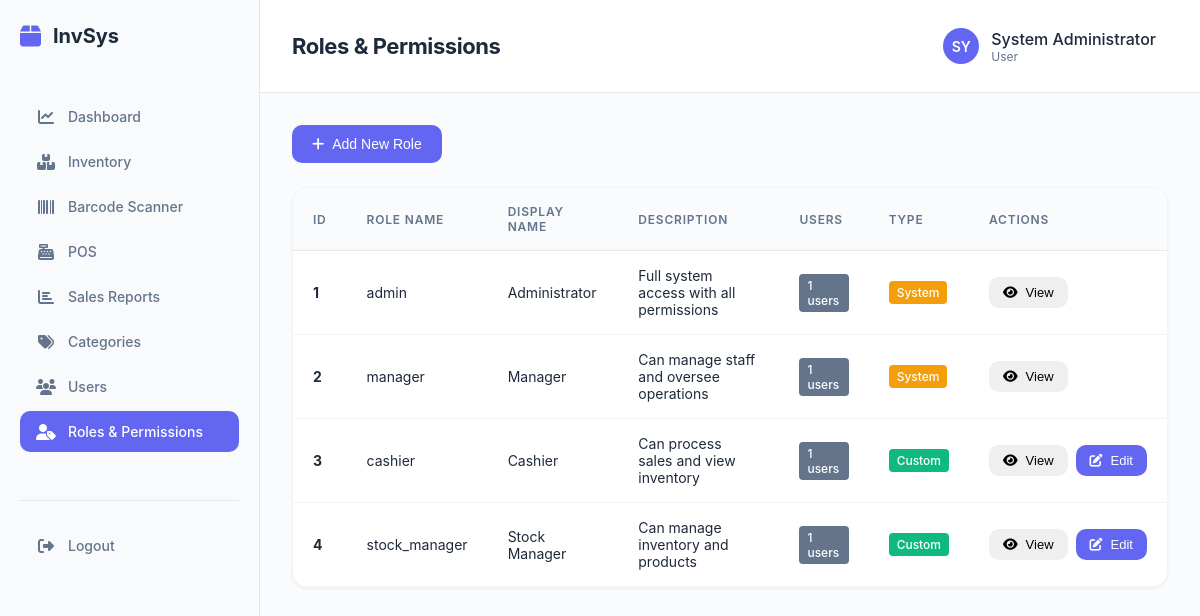
Screenshot of /index.php?page=roles (signed in) with the database file from the repository.
### tables this page shows
CREATE TABLE users (
    id INT AUTO_INCREMENT PRIMARY KEY,
    username VARCHAR(50) NOT NULL UNIQUE,
    password VARCHAR(255) NOT NULL,
    email VARCHAR(100) NOT NULL UNIQUE,
    full_name VARCHAR(100) NOT NULL,
    role_id INT NOT NULL,
    is_active TINYINT(1) DEFAULT 1,
    created_by INT,
    created_at TIMESTAMP DEFAULT CURRENT_TIMESTAMP,
    updated_at TIMESTAMP DEFAULT CURRENT_TIMESTAMP ON UPDATE CURRENT_TIMESTAMP,
    FOREIGN KEY (role_id) REFERENCES roles(id) ON DELETE RESTRICT,
    FOREIGN KEY (created_by) REFERENCES users(id) ON DELETE SET NULL
);

CREATE TABLE roles (
    id INT AUTO_INCREMENT PRIMARY KEY,
    name VARCHAR(50) NOT NULL UNIQUE,
    display_name VARCHAR(100) NOT NULL,
    description TEXT,
    is_system TINYINT(1) DEFAULT 0,
    created_at TIMESTAMP DEFAULT CURRENT_TIMESTAMP,
    updated_at TIMESTAMP DEFAULT CURRENT_TIMESTAMP ON UPDATE CURRENT_TIMESTAMP
);

### config/auth.php (called while the page is built, shortened)
<?php
require __DIR__ . "/database.php";
function hasPermission($permission_name) {
    global $conn;
    $user_id = $_SESSION['user_id'];
    $query = "SELECT COUNT(*) as has_perm FROM users u
              JOIN role_permissions rp ON u.role_id = rp.role_id
              JOIN permissions p ON rp.permission_id = p.id
              WHERE u.id = '$user_id' AND p.name = '$permission_name'";
    $result = mysqli_query($conn, $query);
    if ($result) {
        $row = mysqli_fetch_assoc($result);
        return $row['has_perm'] > 0;
    }
    return false;
}
function isLoggedIn() {
    return isset($_SESSION['user_id']);
}
function getCurrentUser() {
    global $conn;
    $user_id = $_SESSION['user_id'];
    $query = "SELECT u.id, u.username, u.email, u.full_name, u.is_active, u.created_by,
              r.id as role_id, r.name as role, r.display_name as role_display_name
              FROM users u
              JOIN roles r ON u.role_id = r.id
              WHERE u.id = '$user_id'";
    $result = mysqli_query($conn, $query);
    if ($result && mysqli_num_rows($result) > 0) {
        return mysqli_fetch_assoc($result);
    }
    return null;
}
function canViewUsers() {
    return hasPermission('users_view');
}
function canViewRoles() {
    return hasPermission('roles_view');
}
function canViewCategories() {
    return hasPermission('categories_view');
}
?>

### views/roles.php (the view, shortened to what this page needs)
<div class="controls" style="margin-bottom: 24px;">
    <button type="button" class="btn btn-primary" onclick="openRoleModal()">
        <i class="fas fa-plus"></i> Add New Role
    </button>
</div>
<div class="table-container">
    <table>
        <thead>
            <tr>
                <th>ID</th>
                <th>Role Name</th>
                <th>Display Name</th>
                <th>Description</th>
                <th>Users</th>
                <th>Type</th>
                <th>Actions</th>
            </tr>
        </thead>
        <tbody>
            <?php
            $roles_query = "SELECT r.*, COUNT(DISTINCT u.id) as user_count
                           FROM roles r
                           LEFT JOIN users u ON r.id = u.role_id
                           GROUP BY r.id
                           ORDER BY r.is_system DESC, r.id ASC";
            $roles_result = mysqli_query($conn, $roles_query);
            if ($roles_result && mysqli_num_rows($roles_result) > 0):
                while ($role = mysqli_fetch_assoc($roles_result)):
            ?>
                <tr>
                    <td><strong><?php echo $role['id']; ?></strong></td>
                    <td><?php echo htmlspecialchars($role['name']); ?></td>
                    <td><?php echo htmlspecialchars($role['display_name']); ?></td>
                    <td><?php echo htmlspecialchars($role['description']); ?></td>
                    <td><span class="badge badge-secondary"><?php echo $role['user_count']; ?> users</span></td>
                    <td>
                        <?php if ($role['is_system']): ?>
                            <span class="badge badge-warning">System</span>
                        <?php else: ?>
                            <span class="badge badge-success">Custom</span>
                        <?php endif; ?>
                    </td>
                    <td>
                        <div class="action-buttons">
                            <button class="btn btn-sm btn-info" onclick='viewRolePermissions(<?php echo json_encode($role); ?>)'>
                                <i class="fas fa-eye"></i> View
                            </button>
                            <?php if (!$role['is_system']): ?>
                            <button class="btn btn-sm btn-edit" onclick='editRole(<?php echo json_encode($role); ?>)'>
                                <i class="fas fa-edit"></i> Edit
                            </button>
                            <?php endif; ?>
                        </div>
                    </td>
                </tr>
            <?php
                endwhile;
            endif; ?>
        </tbody>
    </table>
</div>

### index.php (shortened to what this page needs)
<?php
require "config/database.php";
require "config/auth.php";
$current_user = getCurrentUser();
$page = isset($_GET['page']) ? $_GET['page'] : 'dashboard';
?>
<!DOCTYPE html>
<html lang="en">
<head>
    <link rel="stylesheet" href="https://cdnjs.cloudflare.com/ajax/libs/font-awesome/6.4.0/css/all.min.css">
    <link rel="stylesheet" href="assets/css/styles.css?v=<?php echo time(); ?>">
</head>
<body>
    <div class="container">
        <div class="sidebar">
            <div class="logo">
                <i class="fas fa-box"></i>
                <span>InvSys</span>
            </div>
            <ul class="nav-items">
                <li class="nav-item">
                    <a href="?page=dashboard" class="nav-link <?php echo $page === 'dashboard' ? 'active' : ''; ?>">
                        <i class="fas fa-chart-line"></i>
                        <span>Dashboard</span>
                    </a>
                </li>
                <li class="nav-item">
                    <a href="?page=inventory" class="nav-link <?php echo $page === 'inventory' ? 'active' : ''; ?>">
                        <i class="fas fa-boxes"></i>
                        <span>Inventory</span>
                    </a>
                </li>
                <li class="nav-item">
                    <a href="?page=scanner" class="nav-link <?php echo $page === 'scanner' ? 'active' : ''; ?>">
                        <i class="fas fa-barcode"></i>
                        <span>Barcode Scanner</span>
                    </a>
                </li>
                <li class="nav-item">
                    <a href="?page=pos" class="nav-link <?php echo $page === 'pos' ? 'active' : ''; ?>">
                        <i class="fas fa-cash-register"></i>
                        <span>POS</span>
                    </a>
                </li>
                <li class="nav-item">
                    <a href="?page=reports" class="nav-link <?php echo $page === 'reports' ? 'active' : ''; ?>">
                        <i class="fas fa-chart-bar"></i>
                        <span>Sales Reports</span>
                    </a>
                </li>
                <?php if (canViewCategories()): ?>
                <li class="nav-item">
                    <a href="?page=categories" class="nav-link <?php echo $page === 'categories' ? 'active' : ''; ?>">
                        <i class="fas fa-tags"></i>
                        <span>Categories</span>
                    </a>
                </li>
                <?php endif; ?>
                <?php if (canViewUsers()): ?>
                <li class="nav-item">
                    <a href="?page=users" class="nav-link <?php echo $page === 'users' ? 'active' : ''; ?>">
                        <i class="fas fa-users"></i>
                        <span>Users</span>
                    </a>
                </li>
                <?php endif; ?>
                <?php if (canViewRoles()): ?>
                <li class="nav-item">
                    <a href="?page=roles" class="nav-link <?php echo $page === 'roles' ? 'active' : ''; ?>">
                        <i class="fas fa-user-tag"></i>
                        <span>Roles & Permissions</span>
                    </a>
                </li>
                <?php endif; ?>
            </ul>
            <div class="sidebar-footer">
                <a href="logout.php" class="nav-link">
                    <i class="fas fa-sign-out-alt"></i>
                    <span>Logout</span>
                </a>
            </div>
        </div>
        <div class="main">
            <div class="header">
                <div class="header-title">
                    <?php
                    $titles = [
                        'dashboard' => 'Dashboard',
                        'inventory' => 'Inventory Management',
                        'scanner' => 'Barcode Scanner',
                        'pos' => 'Point of Sale',
                        'reports' => 'Sales Reports',
                        'categories' => 'Category Management',
                        'users' => 'User Management',
                        'roles' => 'Roles & Permissions'
                    ];
                    echo $titles[$page] ?? 'Dashboard';
                    ?>
                </div>
                <div class="header-actions">
                    <div class="user-profile">
                        <div class="user-avatar"><?php echo strtoupper(substr($current_user['full_name'], 0, 2)); ?></div>
                        <div>
                            <div style="font-weight: 500;"><?php echo htmlspecialchars($current_user['full_name']); ?></div>
                            <div style="font-size: 12px; color: #64748b;"><?php echo htmlspecialchars($current_user['role_display'] ?? 'User'); ?></div>
                        </div>
                    </div>
                </div>
            </div>
            <div class="content">
                <?php if ($page === 'dashboard'): ?>
                    <?php include 'views/dashboard.php'; ?>
                <?php elseif ($page === 'inventory'): ?>
                    <?php include 'views/inventory.php'; ?>
                <?php elseif ($page === 'scanner'): ?>
                    <?php include 'views/scanner.php'; ?>
                <?php elseif ($page === 'reports'): ?>
                    <?php include 'views/reports.php'; ?>
                <?php elseif ($page === 'categories' && canViewCategories()): ?>
                    <?php include 'views/categories.php'; ?>
                <?php elseif ($page === 'users' && canViewUsers()): ?>
                    <?php include 'views/users.php'; ?>
                <?php elseif ($page === 'roles' && canViewRoles()): ?>
                    <?php include 'views/roles.php'; ?>
                <?php else: ?>
                    <?php include 'views/dashboard.php'; ?>
                <?php endif; ?>
            </div>
        </div>
        </div>
</body>
</html>

### assets/css/styles.css (style rules this page uses)
* { margin: 0; padding: 0; box-sizing: border-box; }
:root { --primary: #6366f1; --primary-dark: #4f46e5; --primary-light: #a5b4fc; --success: #10b981; --danger: #ef4444; --warning: #f59e0b; --light: #fafbfc; --dark: #0f172a; --text-primary: #1e293b; --text-secondary: #64748b; --text-tertiary: #94a3b8; --border: #e5e7eb; --border-light: #f3f4f6; --card-bg: #ffffff; --shadow-sm: 0 1px 2px rgba(0, 0, 0, 0.04); --shadow: 0 1px 3px rgba(0, 0, 0, 0.06); --shadow-md: 0 4px 6px rgba(0, 0, 0, 0.05); --shadow-lg: 0 10px 15px rgba(0, 0, 0, 0.08); }
body { font-family: -apple-system, BlinkMacSystemFont, 'Inter', 'Segoe UI', sans-serif; background: var(--light); color: var(--text-primary); overflow-x: hidden; font-weight: 400; -webkit-font-smoothing: antialiased; }
.container { display: flex; height: 100vh; }
.sidebar { width: 260px; background: #f8fafc; color: var(--text-primary); padding: 24px 20px; overflow-y: auto; border-right: 1px solid var(--border); transition: all 0.3s ease; }
.logo { display: flex; align-items: center; gap: 12px; margin-bottom: 48px; font-size: 20px; font-weight: 700; color: var(--text-primary); }
.logo i { font-size: 24px; color: var(--primary); }
.nav-items { list-style: none; }
.nav-item { margin-bottom: 4px; }
.nav-link { display: flex; align-items: center; gap: 12px; padding: 12px 16px; color: var(--text-secondary); text-decoration: none; border-radius: 10px; cursor: pointer; transition: all 0.2s ease; font-size: 14px; font-weight: 500; }
.nav-link.active { background: var(--primary); color: white; }
.nav-link i { width: 20px; text-align: center; font-size: 16px; }
.sidebar-footer { margin-top: 48px; padding-top: 24px; border-top: 1px solid var(--border); }
.main { flex: 1; display: flex; flex-direction: column; overflow: hidden; }
.header { background: var(--card-bg); padding: 20px 32px; border-bottom: 1px solid var(--border); display: flex; justify-content: space-between; align-items: center; }
.header-title { font-size: 22px; font-weight: 700; color: var(--text-primary); letter-spacing: -0.02em; }
.header-actions { display: flex; gap: 20px; align-items: center; }
.user-profile { display: flex; align-items: center; gap: 12px; cursor: pointer; padding: 8px 12px; border-radius: 10px; transition: all 0.2s ease; }
.user-avatar { width: 36px; height: 36px; border-radius: 50%; background: var(--primary); display: flex; align-items: center; justify-content: center; color: white; font-weight: 600; font-size: 14px; }
.content { flex: 1; overflow-y: auto; padding: 32px; }
.controls { display: flex; gap: 12px; margin-bottom: 24px; flex-wrap: wrap; }
.btn { padding: 11px 20px; border: none; border-radius: 10px; cursor: pointer; font-size: 14px; font-weight: 500; transition: all 0.2s ease; display: inline-flex; align-items: center; gap: 8px; }
.btn-primary { background: var(--primary); color: white; }
.table-container { background: var(--card-bg); border-radius: 16px; box-shadow: var(--shadow); overflow: hidden; border: 1px solid var(--border-light); }
table { width: 100%; border-collapse: collapse; }
thead { background: var(--light); border-bottom: 1px solid var(--border); }
th { padding: 16px 20px; text-align: left; font-size: 12px; font-weight: 600; color: var(--text-secondary); text-transform: uppercase; letter-spacing: 0.8px; }
td { padding: 16px 20px; border-bottom: 1px solid var(--border-light); color: var(--text-primary); font-size: 14px; }
tbody tr { transition: all 0.15s ease; }
.badge { display: inline-flex; align-items: center; gap: 4px; padding: 6px 12px; border-radius: 8px; font-size: 12px; font-weight: 600; }
.badge-success { background: rgba(16, 185, 129, 0.1); color: var(--success); }
.badge-warning { background: rgba(245, 158, 11, 0.1); color: var(--warning); }
.action-buttons { display: flex; gap: 8px; }
.btn-sm { padding: 8px 14px; font-size: 13px; }
.btn-edit { background: var(--primary); color: white; }

### views/roles.php (style rules this page uses)
.badge { display: inline-block; padding: 4px 8px; border-radius: 4px; font-size: 12px; font-weight: 500; }
.badge-secondary { background-color: #64748b; color: white; }
.badge-warning { background-color: #f59e0b; color: white; }
.badge-success { background-color: #10b981; color: white; }

### rows the page displays
users: full_name "SY", full_name "System Administrator"
roles: id "1", name "admin", display_name "Administrator", description "Full system access with all permissions", user_count "1", is_system "System"
roles: id "2", name "manager", display_name "Manager", description "Can manage staff and oversee operations", user_count "1", is_system "System"
roles: id "3", name "cashier", display_name "Cashier", description "Can process sales and view inventory", user_count "1", is_system "Custom"
roles: id "4", name "stock_manager", display_name "Stock Manager", description "Can manage inventory and products", user_count "1", is_system "Custom"

### other values shown
$titles[$page] "Roles & Permissions"
$current_user['role_display'] "User"
